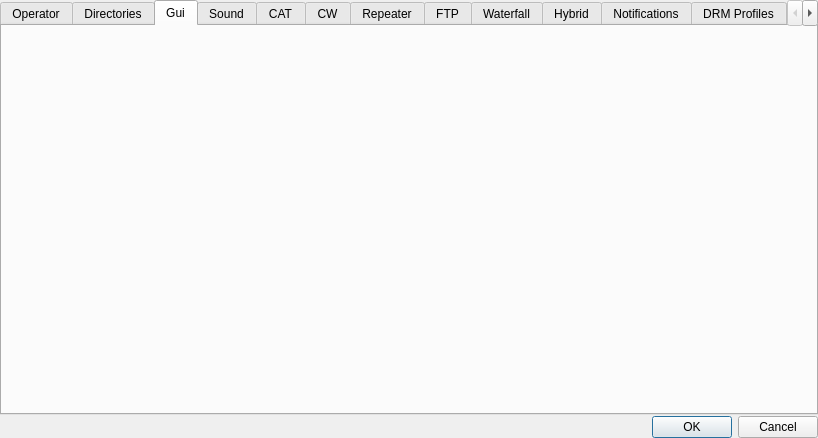
<?xml version="1.0" encoding="UTF-8"?>
<ui version="4.0">
 <class>configDialog</class>
 <widget class="QDialog" name="configDialog">
  <property name="geometry">
   <rect>
    <x>0</x>
    <y>0</y>
    <width>818</width>
    <height>438</height>
   </rect>
  </property>
  <property name="windowTitle">
   <string>Configuration</string>
  </property>
  <layout class="QVBoxLayout" name="verticalLayout">
   <property name="spacing">
    <number>1</number>
   </property>
   <property name="leftMargin">
    <number>0</number>
   </property>
   <property name="topMargin">
    <number>0</number>
   </property>
   <property name="rightMargin">
    <number>0</number>
   </property>
   <property name="bottomMargin">
    <number>0</number>
   </property>
   <item>
    <widget class="QTabWidget" name="configTabWidget">
     <property name="currentIndex">
      <number>2</number>
     </property>
     <widget class="QWidget" name="operatorTab">
      <attribute name="title">
       <string>Operator</string>
      </attribute>
      <layout class="QVBoxLayout" name="verticalLayout_4">
       <property name="spacing">
        <number>1</number>
       </property>
       <property name="leftMargin">
        <number>0</number>
       </property>
       <property name="topMargin">
        <number>0</number>
       </property>
       <property name="rightMargin">
        <number>0</number>
       </property>
       <property name="bottomMargin">
        <number>0</number>
       </property>
       <item>
        <widget class="operatorConfig" name="operatorWidget" native="true"/>
       </item>
      </layout>
     </widget>
     <widget class="QWidget" name="directoryTab">
      <attribute name="title">
       <string>Directories</string>
      </attribute>
      <layout class="QVBoxLayout" name="verticalLayout_3">
       <property name="spacing">
        <number>1</number>
       </property>
       <property name="leftMargin">
        <number>0</number>
       </property>
       <property name="topMargin">
        <number>0</number>
       </property>
       <property name="rightMargin">
        <number>0</number>
       </property>
       <property name="bottomMargin">
        <number>0</number>
       </property>
       <item>
        <widget class="directoriesConfig" name="directoryWidget" native="true"/>
       </item>
      </layout>
     </widget>
     <widget class="QWidget" name="guiTab">
      <attribute name="title">
       <string>Gui</string>
      </attribute>
      <layout class="QVBoxLayout" name="verticalLayout_5">
       <property name="spacing">
        <number>1</number>
       </property>
       <property name="leftMargin">
        <number>0</number>
       </property>
       <property name="topMargin">
        <number>0</number>
       </property>
       <property name="rightMargin">
        <number>0</number>
       </property>
       <property name="bottomMargin">
        <number>0</number>
       </property>
       <item>
        <widget class="guiConfig" name="guiWidget" native="true"/>
       </item>
      </layout>
     </widget>
     <widget class="QWidget" name="soundTab">
      <attribute name="title">
       <string>Sound</string>
      </attribute>
      <layout class="QVBoxLayout" name="verticalLayout_2">
       <property name="spacing">
        <number>1</number>
       </property>
       <property name="leftMargin">
        <number>0</number>
       </property>
       <property name="topMargin">
        <number>0</number>
       </property>
       <property name="rightMargin">
        <number>0</number>
       </property>
       <property name="bottomMargin">
        <number>0</number>
       </property>
       <item>
        <widget class="soundConfig" name="soundWidget" native="true"/>
       </item>
      </layout>
     </widget>
     <widget class="QWidget" name="catTab">
      <attribute name="title">
       <string>CAT</string>
      </attribute>
      <layout class="QVBoxLayout" name="verticalLayout_6">
       <property name="spacing">
        <number>1</number>
       </property>
       <property name="leftMargin">
        <number>0</number>
       </property>
       <property name="topMargin">
        <number>0</number>
       </property>
       <property name="rightMargin">
        <number>0</number>
       </property>
       <property name="bottomMargin">
        <number>0</number>
       </property>
       <item>
        <widget class="rigConfig" name="catWidget" native="true"/>
       </item>
      </layout>
     </widget>
     <widget class="QWidget" name="cwTab">
      <attribute name="title">
       <string>CW</string>
      </attribute>
      <layout class="QVBoxLayout" name="verticalLayout_7">
       <property name="spacing">
        <number>1</number>
       </property>
       <property name="leftMargin">
        <number>0</number>
       </property>
       <property name="topMargin">
        <number>0</number>
       </property>
       <property name="rightMargin">
        <number>0</number>
       </property>
       <property name="bottomMargin">
        <number>0</number>
       </property>
       <item>
        <widget class="cwConfig" name="cwWidget" native="true"/>
       </item>
      </layout>
     </widget>
     <widget class="QWidget" name="repeaterTab">
      <attribute name="title">
       <string>Repeater</string>
      </attribute>
      <layout class="QVBoxLayout" name="verticalLayout_8">
       <property name="spacing">
        <number>1</number>
       </property>
       <property name="leftMargin">
        <number>0</number>
       </property>
       <property name="topMargin">
        <number>0</number>
       </property>
       <property name="rightMargin">
        <number>0</number>
       </property>
       <property name="bottomMargin">
        <number>0</number>
       </property>
       <item>
        <widget class="repeaterConfig" name="repeaterWidget" native="true"/>
       </item>
      </layout>
     </widget>
     <widget class="QWidget" name="ftpTab">
      <attribute name="title">
       <string>FTP</string>
      </attribute>
      <layout class="QVBoxLayout" name="verticalLayout_9">
       <property name="spacing">
        <number>1</number>
       </property>
       <property name="leftMargin">
        <number>0</number>
       </property>
       <property name="topMargin">
        <number>0</number>
       </property>
       <property name="rightMargin">
        <number>0</number>
       </property>
       <property name="bottomMargin">
        <number>0</number>
       </property>
       <item>
        <widget class="ftpConfig" name="ftpWidget" native="true"/>
       </item>
      </layout>
     </widget>
     <widget class="QWidget" name="waterfallTab">
      <attribute name="title">
       <string>Waterfall</string>
      </attribute>
      <layout class="QVBoxLayout" name="verticalLayout_10">
       <property name="spacing">
        <number>1</number>
       </property>
       <property name="leftMargin">
        <number>0</number>
       </property>
       <property name="topMargin">
        <number>0</number>
       </property>
       <property name="rightMargin">
        <number>0</number>
       </property>
       <property name="bottomMargin">
        <number>0</number>
       </property>
       <item>
        <widget class="waterfallConfig" name="waterfallWidget" native="true"/>
       </item>
      </layout>
     </widget>
     <widget class="QWidget" name="hybridTab">
      <attribute name="title">
       <string>Hybrid</string>
      </attribute>
      <layout class="QVBoxLayout" name="verticalLayout_11">
       <property name="spacing">
        <number>1</number>
       </property>
       <property name="leftMargin">
        <number>0</number>
       </property>
       <property name="topMargin">
        <number>0</number>
       </property>
       <property name="rightMargin">
        <number>0</number>
       </property>
       <property name="bottomMargin">
        <number>0</number>
       </property>
       <item>
        <widget class="hybridConfig" name="hybridWidget" native="true"/>
       </item>
      </layout>
     </widget>
     <widget class="QWidget" name="notifyTab">
      <attribute name="title">
       <string>Notifications</string>
      </attribute>
      <layout class="QVBoxLayout" name="verticalLayout_11a">
       <property name="spacing">
        <number>1</number>
       </property>
       <property name="leftMargin">
        <number>0</number>
       </property>
       <property name="topMargin">
        <number>0</number>
       </property>
       <property name="rightMargin">
        <number>0</number>
       </property>
       <property name="bottomMargin">
        <number>0</number>
       </property>
       <item>
        <widget class="hybridNotifyConfig" name="hybridNotifyWidget" native="true"/>
       </item>
      </layout>
     </widget>
     <widget class="QWidget" name="profilesTab">
      <attribute name="title">
       <string>DRM Profiles</string>
      </attribute>
      <layout class="QVBoxLayout" name="verticalLayout_12">
       <property name="spacing">
        <number>1</number>
       </property>
       <property name="leftMargin">
        <number>0</number>
       </property>
       <property name="topMargin">
        <number>0</number>
       </property>
       <property name="rightMargin">
        <number>0</number>
       </property>
       <property name="bottomMargin">
        <number>0</number>
       </property>
       <item>
        <widget class="drmProfileConfig" name="drmProfilesWidget" native="true"/>
       </item>
      </layout>
     </widget>
     <widget class="QWidget" name="frequenciesTab">
      <attribute name="title">
       <string>Frequencies</string>
      </attribute>
      <layout class="QHBoxLayout" name="horizontalLayout" stretch="0">
       <property name="spacing">
        <number>1</number>
       </property>
       <property name="leftMargin">
        <number>0</number>
       </property>
       <property name="topMargin">
        <number>0</number>
       </property>
       <property name="rightMargin">
        <number>0</number>
       </property>
       <property name="bottomMargin">
        <number>0</number>
       </property>
       <item>
        <widget class="frequencySelectWidget" name="freqSelectWidget" native="true"/>
       </item>
      </layout>
     </widget>
    </widget>
   </item>
   <item>
    <widget class="QDialogButtonBox" name="buttonBox">
     <property name="orientation">
      <enum>Qt::Horizontal</enum>
     </property>
     <property name="standardButtons">
      <set>QDialogButtonBox::Cancel|QDialogButtonBox::Ok</set>
     </property>
    </widget>
   </item>
  </layout>
 </widget>
 <customwidgets>
  <customwidget>
   <class>soundConfig</class>
   <extends>QWidget</extends>
   <header>soundconfig.h</header>
   <container>1</container>
  </customwidget>
  <customwidget>
   <class>directoriesConfig</class>
   <extends>QWidget</extends>
   <header>directoriesconfig.h</header>
   <container>1</container>
  </customwidget>
  <customwidget>
   <class>operatorConfig</class>
   <extends>QWidget</extends>
   <header>operatorconfig.h</header>
   <container>1</container>
  </customwidget>
  <customwidget>
   <class>guiConfig</class>
   <extends>QWidget</extends>
   <header>guiconfig.h</header>
   <container>1</container>
  </customwidget>
  <customwidget>
   <class>rigConfig</class>
   <extends>QWidget</extends>
   <header>rigconfig.h</header>
   <container>1</container>
  </customwidget>
  <customwidget>
   <class>cwConfig</class>
   <extends>QWidget</extends>
   <header>cwconfig.h</header>
   <container>1</container>
  </customwidget>
  <customwidget>
   <class>repeaterConfig</class>
   <extends>QWidget</extends>
   <header>repeaterconfig.h</header>
   <container>1</container>
  </customwidget>
  <customwidget>
   <class>ftpConfig</class>
   <extends>QWidget</extends>
   <header>ftpconfig.h</header>
   <container>1</container>
  </customwidget>
  <customwidget>
   <class>waterfallConfig</class>
   <extends>QWidget</extends>
   <header>waterfallconfig.h</header>
   <container>1</container>
  </customwidget>
  <customwidget>
   <class>hybridConfig</class>
   <extends>QWidget</extends>
   <header>hybridconfig.h</header>
   <container>1</container>
  </customwidget>
  <customwidget>
   <class>drmProfileConfig</class>
   <extends>QWidget</extends>
   <header>drmprofileconfig.h</header>
   <container>1</container>
  </customwidget>
  <customwidget>
   <class>frequencySelectWidget</class>
   <extends>QWidget</extends>
   <header>frequencyselectwidget.h</header>
   <container>1</container>
  </customwidget>
  <customwidget>
   <class>hybridNotifyConfig</class>
   <extends>QWidget</extends>
   <header>hybridnotifyconfig.h</header>
   <container>1</container>
  </customwidget>
 </customwidgets>
 <resources/>
 <connections>
  <connection>
   <sender>buttonBox</sender>
   <signal>accepted()</signal>
   <receiver>configDialog</receiver>
   <slot>accept()</slot>
   <hints>
    <hint type="sourcelabel">
     <x>248</x>
     <y>254</y>
    </hint>
    <hint type="destinationlabel">
     <x>157</x>
     <y>274</y>
    </hint>
   </hints>
  </connection>
  <connection>
   <sender>buttonBox</sender>
   <signal>rejected()</signal>
   <receiver>configDialog</receiver>
   <slot>reject()</slot>
   <hints>
    <hint type="sourcelabel">
     <x>316</x>
     <y>260</y>
    </hint>
    <hint type="destinationlabel">
     <x>286</x>
     <y>274</y>
    </hint>
   </hints>
  </connection>
 </connections>
</ui>
